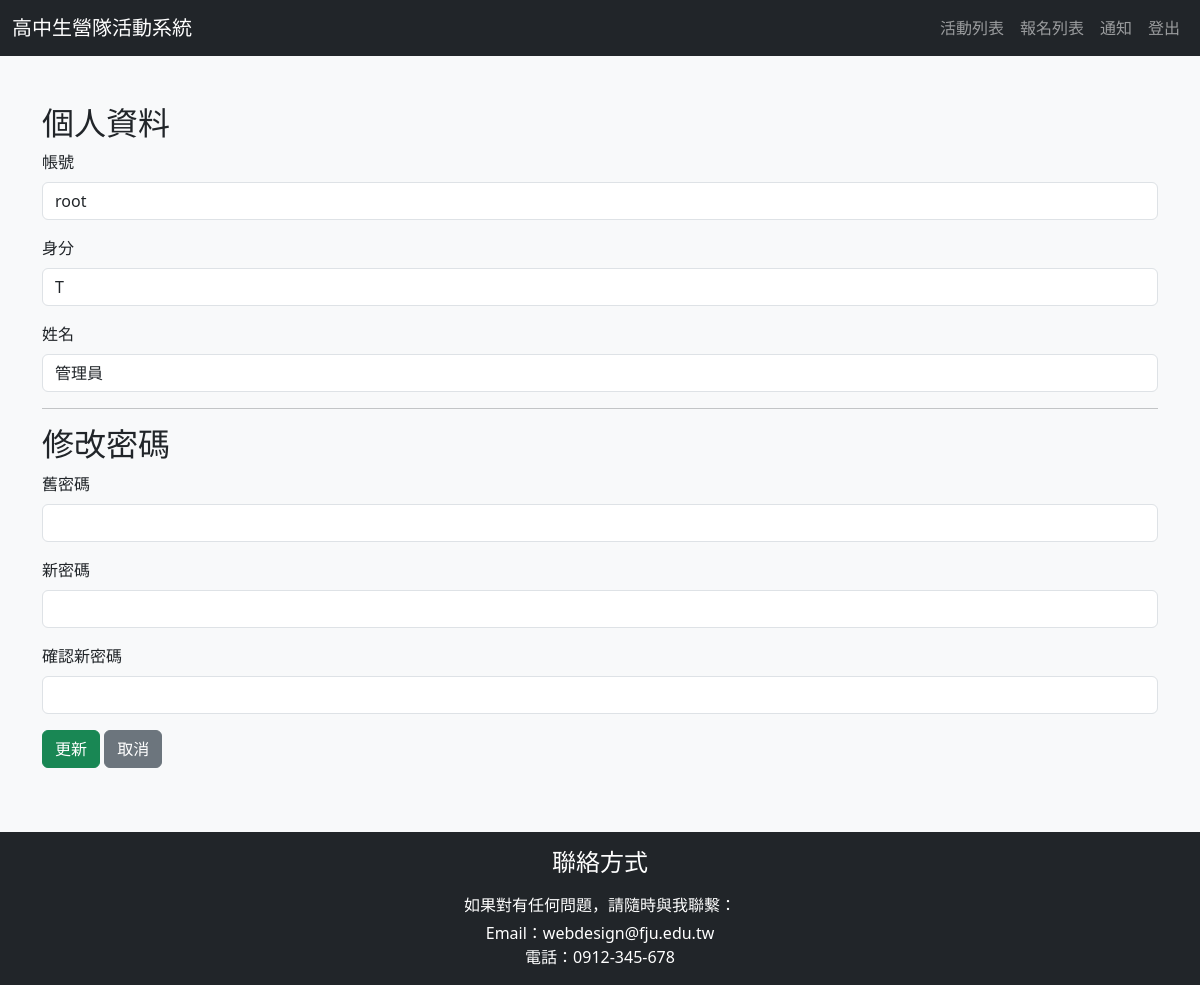
The app's page /personal.php (signed in) with its own data.
### tables this page shows
CREATE TABLE `user` (
  `account` varchar(20) NOT NULL,
  `password` varchar(20) NOT NULL,
  `name` varchar(20) NOT NULL,
  `role` char(1) NOT NULL DEFAULT 'U',
  `created_at` datetime NOT NULL DEFAULT CURRENT_TIMESTAMP
);

### personal.php (the view, shortened to what this page needs)
<?php
include "header.php";
$servername = "localhost:3307";
$dbname = "practice";
$username = "root";
$conn = new mysqli($servername, $username, "", $dbname);
$user = $_SESSION['account'];
$stmt = $conn->prepare("SELECT * FROM user WHERE account=?");
$stmt->bind_param("s", $user);
$stmt->execute();
$result = $stmt->get_result();
$row = $result->fetch_assoc();
?>
<div class="container my-5">
    <h2>個人資料</h2>
    <form method="post">
        <div class="mb-3">
            <label for="account" class="form-label">帳號</label>
            <input type="text" class="form-control" id="account" value="<?php echo htmlspecialchars($row['account']); ?>" readonly>
        </div>
        <div class="mb-3">
            <label for="role" class="form-label">身分</label>
            <input type="text" class="form-control" id="role" value="<?php echo htmlspecialchars($row['role']); ?>" readonly>
        </div>
        <div class="mb-3">
            <label for="name" class="form-label">姓名</label>
            <input type="text" class="form-control" id="name" name="name" value="<?php echo htmlspecialchars($row['name']); ?>" required>
        </div>
        <hr>
        <h2>修改密碼</h2>
        <div class="mb-3">
            <label for="old_password" class="form-label">舊密碼</label>
            <input type="password" class="form-control" id="old_password" name="old_password" autocomplete="off">
        </div>
        <div class="mb-3">
            <label for="new_password" class="form-label">新密碼</label>
            <input type="password" class="form-control" id="new_password" name="new_password" autocomplete="off">
        </div>
        <div class="mb-3">
            <label for="confirm_password" class="form-label">確認新密碼</label>
            <input type="password" class="form-control" id="confirm_password" name="confirm_password" autocomplete="off">
        </div>
        <button type="submit" class="btn btn-success">更新</button>
        <a href="index.php" class="btn btn-secondary">取消</a>
    </form>
</div>
<?php include "footer.php"; ?>

### records on screen
user: account "root", role "T", name "管理員"

### other values on screen
$login_text "登出"
